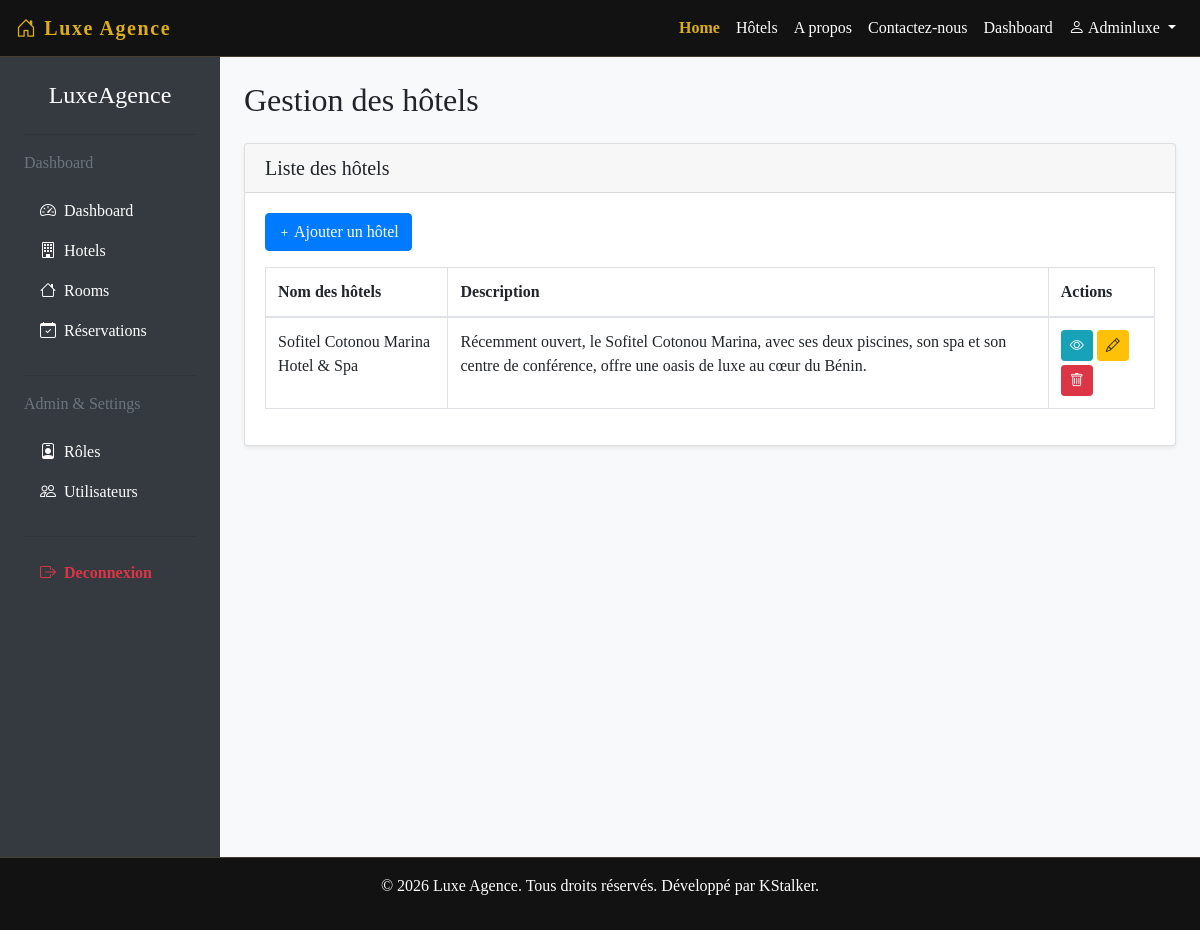
/gestionhotels/ (signed in), run on an earlier commit of the app's database.
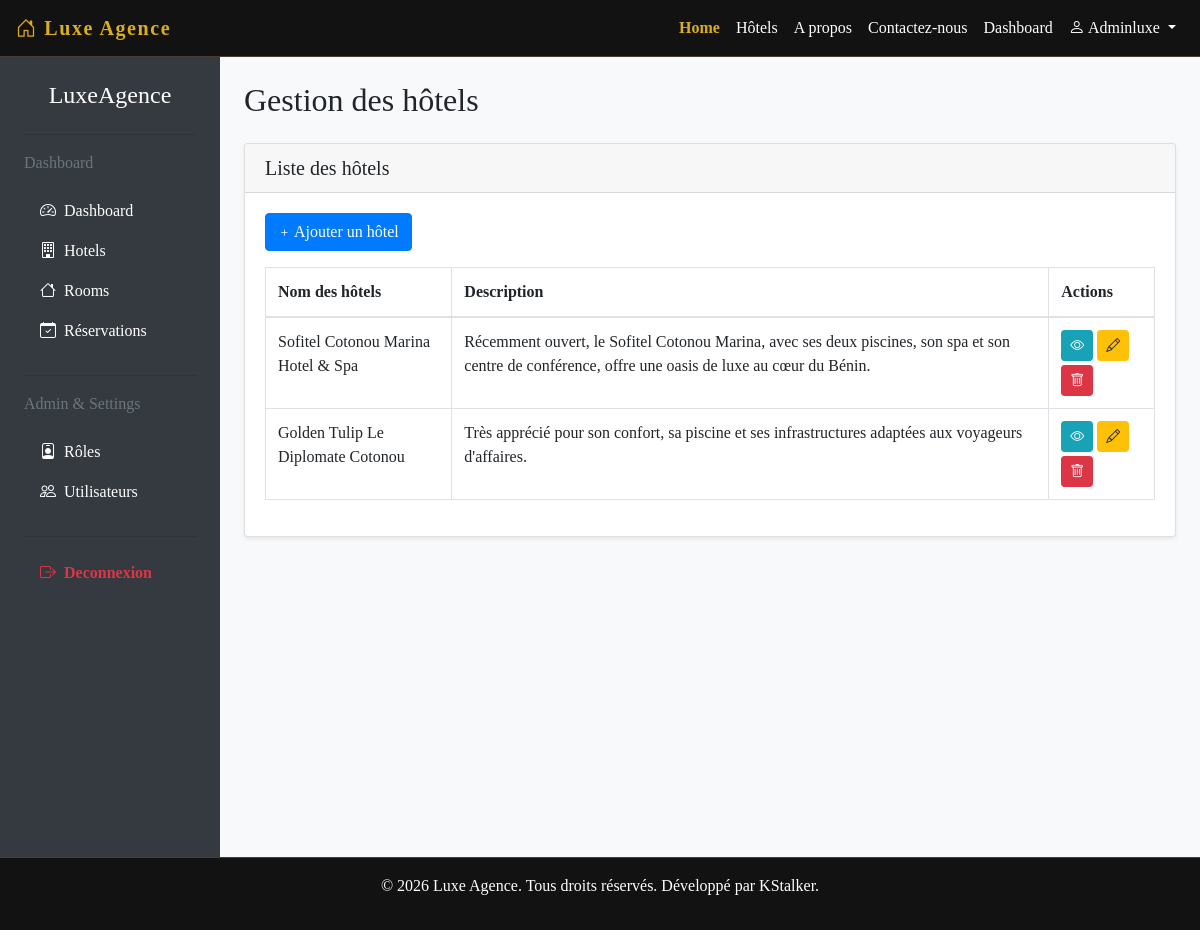
And on a later commit of the database.
### Agence/models.py (models this page shows, shortened)
class Hotel(models.Model):
    name = models.CharField(max_length=100)
    description = models.TextField()
    country = models.CharField(max_length=100)
    city = models.CharField(max_length=100)
    address = models.CharField(max_length=255)
    owner = models.ForeignKey(User, on_delete=models.CASCADE, related_name='owned_hotels')
    image = models.ImageField(upload_to='hotels/')

### Agence/views.py (the view)
# urls.py: path('gestionhotels/', views.GestionHotelView.as_view(), name='gesthotels'),
class GestionHotelView(LoginRequiredMixin, ListView):
    model = Hotel
    template_name = 'administrateur/gesthotels.html'
    context_object_name = 'hotels'

### Agence/templates/administrateur/gesthotels.html (shortened to what this page needs)
{% extends 'base.html' %}
{% block content %}
<div class="d-flex" style="min-height: 100vh;">
    {% include 'administrateur/sidebar.html' %}
    <div class="container-fluid py-4 px-4" style="flex: 1; background-color: #f8f9fa;">
        <div class="mb-4">
            <h2 class="fw-bold">Gestion des hôtels</h2>
        </div>
        <div class="row g-4">
            <div class="col-lg-12">
                <div class="card shadow-sm">
                    <div class="card-header d-flex justify-content-between align-items-center">
                        <h5 class="mb-0">Liste des hôtels</h5>
                    </div>
                    <div class="card-body">
                        <a href="{% url 'create_hotel' %}" class="btn btn-primary mb-3">
                            <small><i class="bi bi-plus"></i></small> Ajouter un hôtel
                        </a>
                        <table class="table table-bordered">
                            <thead>
                                <tr>
                                    <th>Nom des hôtels</th>
                                    <th>Description</th>
                                    <th>Actions</th>
                                </tr>
                            </thead>
                            <tbody>
                                {% for hotel in hotels %}
                                <tr>
                                    <td>{{ hotel.name }}</td>
                                    <td>{{ hotel.description }}</td>
                                    <td>
                                        <a href="{% url 'detail_hotel' hotel.id %}" class="btn btn-info btn-sm mb-1"><i class="bi bi-eye "></i></a>
                                        <a href="{% url 'edit_hotel' hotel.id %}" class="btn btn-warning btn-sm mb-1"><i class="bi bi-pencil "></i></a>
                                        <form action="{% url 'delete_hotel' hotel.id %}" method="post" style="display:inline;">
                                                <button type="submit" class="btn btn-danger btn-sm"
                                                    onclick="return confirm('Voulez-vous vraiment supprimer cet hôtel ?');">
                                                    <i class="bi bi-trash"></i>
                                                </button>
                                        </form>
                                    </td>
                                </tr>
                                {% empty %}
                                <tr>
                                    <td colspan="4" class="text-center text-muted">Aucun hôtel disponible</td>
                                </tr>
                                {% endfor %}
                            </tbody>
                        </table>
                    </div>
                </div>
            </div>
        </div>
    </div>
</div>
{% endblock %}

What changed in the data, as far as the page shows it:
added Hotel: name "Golden Tulip Le Diplomate Cotonou", description "Très apprécié pour son confort, sa piscine et ses infrastructures adaptées aux voyageurs d'affaires."
